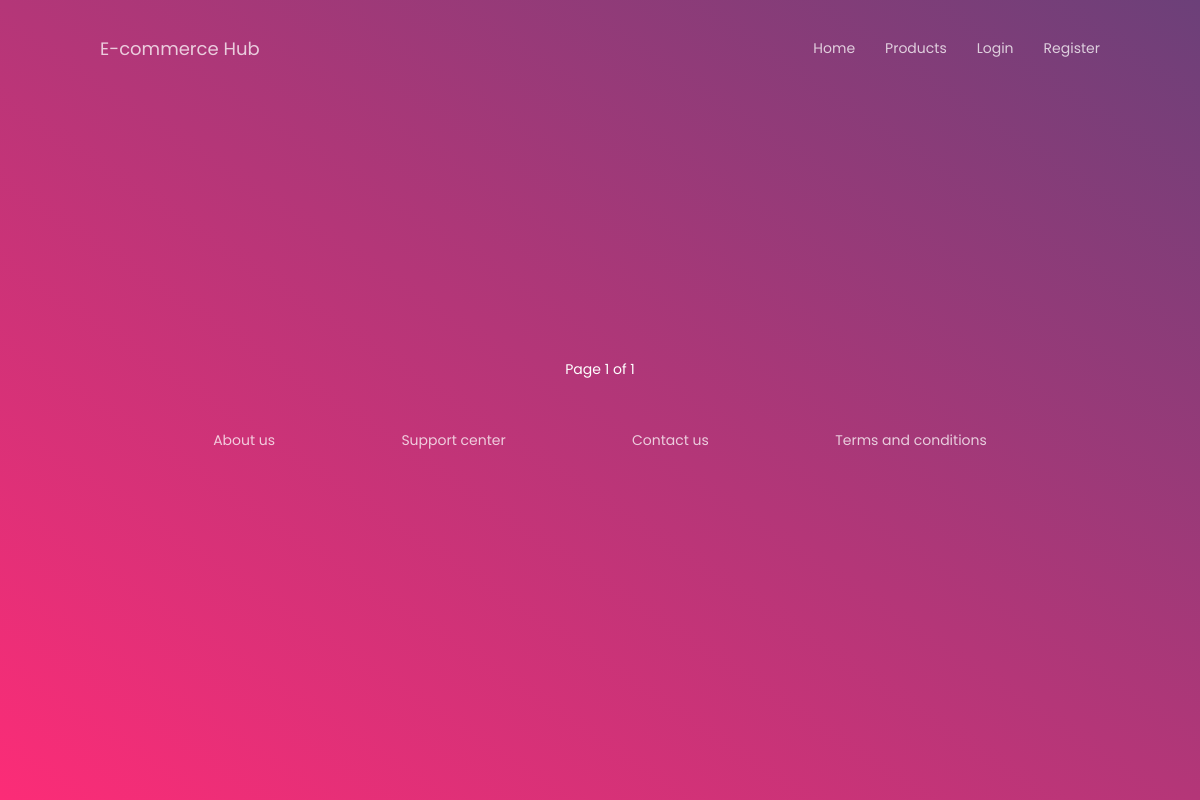
Before: / with the older database file.
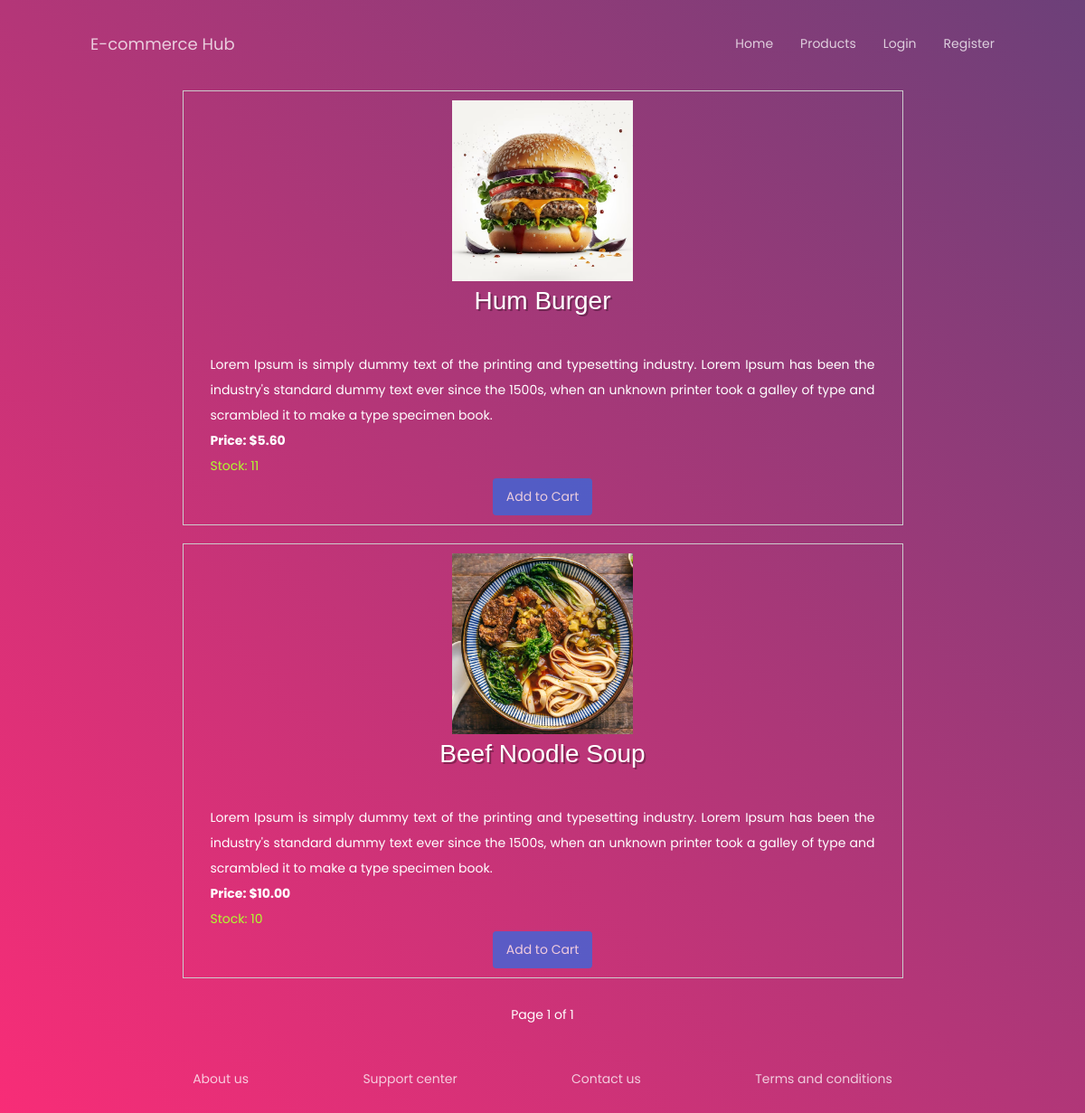
After: the same page with the newer database file.
### product/models.py (models this page shows, shortened)
class Product(models.Model):
    name = models.CharField(max_length=100)
    description = models.TextField()
    price = models.DecimalField(max_digits=8, decimal_places=2)
    image = models.ImageField(upload_to=os.path.join(os.path.dirname(
        __file__)[:-8], 'store', 'static', 'product_images'))
    stock = models.PositiveIntegerField()

### authentication/views.py (the view)
# urls.py: path('', user_views.home, name='home'),
def home(request):
    products = Product.objects.all()
    for product in products:
        product.image_url = product.image.name[28:]
    paginator = Paginator(products, 2)
    page_number = request.GET.get('page')
    page = paginator.get_page(page_number)
    context = {
        'products': products,
        'page': page
    }
    return render(request, 'home.html', context)

### authentication/templates/home.html (shortened to what this page needs)
<!DOCTYPE html>
<html lang="en">
  <head>
    {% load static %}
    <link href="{% static 'css/main.css' %}" rel="stylesheet" media="all" />
    <link href="{% static 'css/post.css' %}" rel="stylesheet" media="all" />
    <link rel="stylesheet" href="{% static 'css/styles.css' %}" />
  </head>
  <body>
    <header>
      <h4>
        <a href="{% url 'home' %}">E-commerce Hub</a>
      </h4>
      <nav>
        {% if user.is_authenticated %}
        <li><a href="{% url 'home' %}">Home</a></li>
        <li><a href="{% url 'product_list' %}">Products</a></li>
        <li>
          <a href="{% url 'cart' %}"
            >Cart ({{ request.user.cart_set.count }})</a
          >
        </li>
        <li>
          <a href="{% url 'profile' %}">Welcome, {{ request.user.username }}</a>
        </li>
        <li><a href="{% url 'logout' %}">Logout</a></li>
        {% else %}
        <li><a href="{% url 'home' %}">Home</a></li>
        <li><a href="{% url 'product_list' %}">Products</a></li>
        <li><a href="{% url 'login' %}">Login</a></li>
        <li><a href="{% url 'register' %}">Register</a></li>
        {% endif %}
      </nav>
    </header>
    <section class="hero">
      <div class="background-image"></div>
      <div class="hero-content-area">
        {% for product in page %}
        <div class="product">
          <img
            class="product-image"
            src="{% static 'product_images/' %}{{product.image_url}}"
            alt="{{ product.name }}"
          />
          <h3 class="product-name">{{ product.name }}</h3>
          <p class="product-description">{{ product.description }}</p>
          <p class="product-price">Price: ${{ product.price }}</p>
          <p class="product-stock">Stock: {{ product.stock }}</p>
          {% if user.is_authenticated %}
          <a class="add-to-cart" href="{% url 'add_to_cart' product.id %}"
            >Add to Cart</a
          ><br />
          <a
            style="text-decoration: underline"
            href="{% url 'product_detail' product_id=product.id %}"
            >Review</a
          >
          {% else %}
          <a class="add-to-cart" href="{% url 'login' %}">Add to Cart</a>
          {% endif %}
        </div>
        {% endfor %}
        <div style="padding-top: 10px">
          <span>Page {{ page.number }} of {{ page.paginator.num_pages }}</span>
        </div>
      </div>
      <footer>
        <a href="#">About us</a>
        <a href="#">Support center</a>
        <a href="#">Contact us</a>
        <a href="#">Terms and conditions</a>
      </footer>
    </section>
  </body>
</html>

### store/static/css/main.css (style rules this page uses)
html { -webkit-box-sizing: border-box; -moz-box-sizing: border-box; box-sizing: border-box; }
* { padding: 0; margin: 0; }
*, *:before, *:after { -webkit-box-sizing: inherit; -moz-box-sizing: inherit; box-sizing: inherit; }
body, h1, h2, h3, h4, h5, h6, blockquote, p, pre, dl, dd, ol, ul, figure, hr, fieldset, legend { margin: 0; padding: 0; }
body { font-family: "Poppins", "Arial", "Helvetica Neue", sans-serif; font-weight: 400; font-size: 14px; }
h1, h2, h3, h4, h5, h6 { font-weight: 400; }
h3 { font-size: 24px; }
h4 { font-size: 18px; }

### store/static/css/styles.css (style rules this page uses)
* { margin: 0; padding: 0; box-sizing: border-box; }
html { font-size: 16px; font-family: "Poppins", "Arial", "Helvetica Neue", sans-serif; color: #555; }
ul, nav { list-style: none; }
nav li { display: inline-block; position: relative; }
nav a:after { position: absolute; content: ''; display: inline-block; width: calc( 0% ); position: absolute; bottom: -6px; left: 0; height: 3px; background: yellow; transition: width 450ms ease-out; }
a { text-decoration: none; opacity: 0.75; color: #fff; }
section { display: flex; flex-direction: column; align-items: center; padding: 100px 80px; }
section p { max-width: 775px; line-height: 2; padding: 0 20px; }
header { position: absolute; width: 100%; display: flex; justify-content: space-between; align-items: center; padding: 35px 100px 0; animation: 1s fadein 0.5s forwards; opacity: 0; color: #fff; z-index: 2; }
header nav { display: flex; margin-right: -15px; }
header nav li { margin: 0 15px; }
.hero { position: relative; justify-content: center; text-align: center; min-height: 100vh; color: #fff; }
.hero h3 { font: 28px "Raleway", sans-serif; font-weight: 300; text-shadow: 2px 2px rgba(0, 0, 0, 0.3); margin-bottom: 40px; }
.hero-content-area { opacity: 0; animation: 1s slidefade 1s forwards; }
* { box-sizing: border-box; margin: 0; padding: 0; }
footer { width: 100%; max-width: 900px; display: flex; justify-content: space-around; width: 100%; margin-top: 50px; }
.product { border: 1px solid #ccc; padding: 10px; margin-bottom: 20px; }
.product-image { width: 200px; height: 200px; object-fit: cover; }
h3 { font-size: 18px; margin-bottom: 5px; }
.product-description { text-align: justify; }
.product-price { text-align: left; font-weight: bold; }
.product-stock { text-align: left; color: greenyellow; }
a.add-to-cart { display: inline-block; padding: 10px 15px; background-color: #346adf; color: #fff; text-decoration: none; border-radius: 4px; transition: background-color 0.3s; }

Changed rows visible on the page:
added Product: shows a picture, name "Hum Burger", description "Lorem Ipsum is simply dummy text of the printing and typesetting industry. Lorem Ipsum has been the industry's standard dummy text ever since the 1500s, when an unknown printer took a galley of type and scrambled it to make a type specimen book.", price "5.60", stock "11"
added Product: shows a picture, name "Beef Noodle Soup", description "Lorem Ipsum is simply dummy text of the printing and typesetting industry. Lorem Ipsum has been the industry's standard dummy text ever since the 1500s, when an unknown printer took a galley of type and scrambled it to make a type specimen book.", price "10.00", stock "10"
